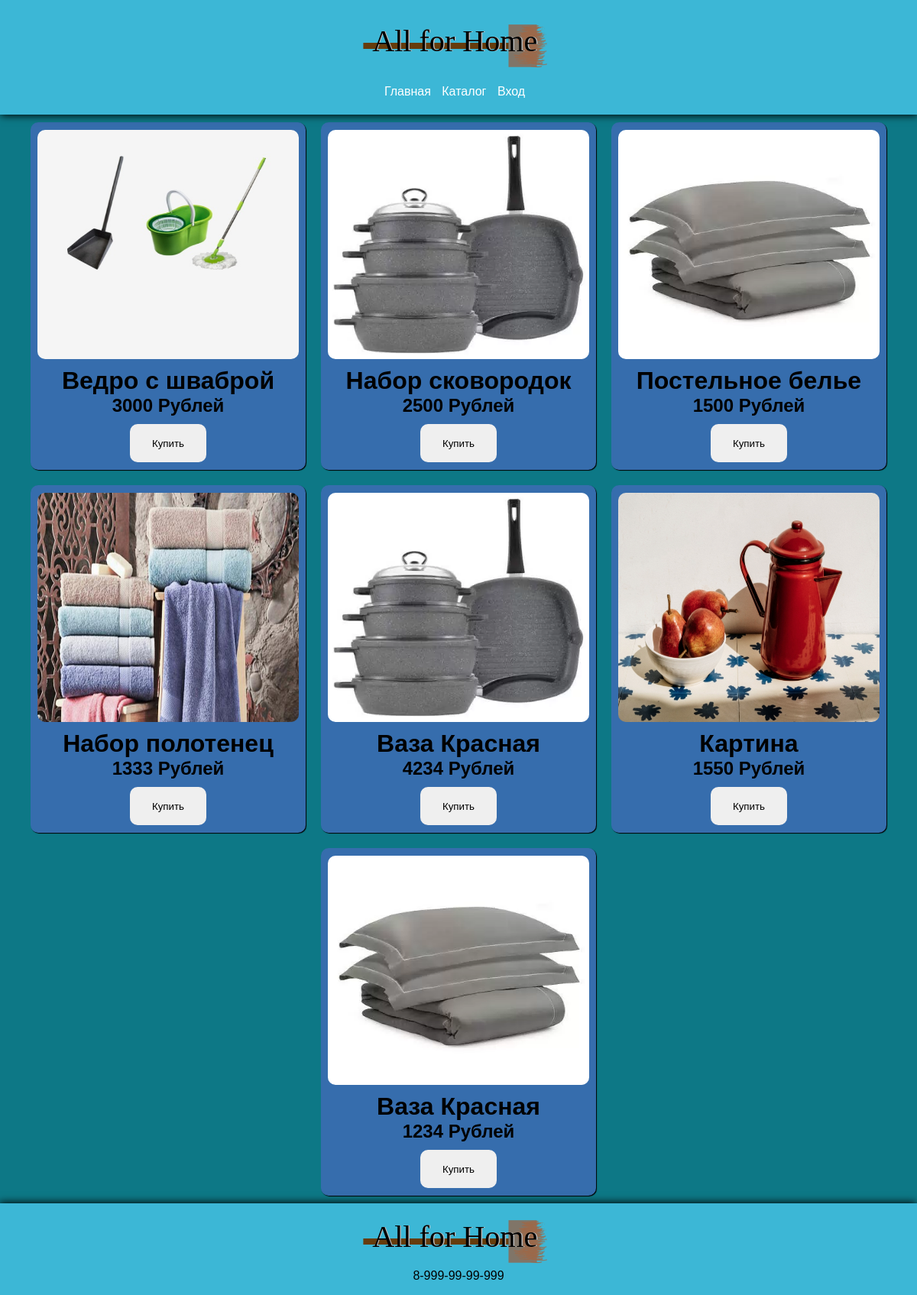
Page /practicOptim/catalog.php on the committed database.
### tables this page shows
CREATE TABLE `products` (
  `id` int(11) NOT NULL,
  `name` varchar(255) NOT NULL,
  `price` int(11) NOT NULL,
  `image` text NOT NULL,
  `article` int(11) NOT NULL
);

### practicOptim/catalog.php (the view, shortened to what this page needs)
<!DOCTYPE html>
<html lang="en">
<head>
    <link rel="stylesheet" href="styles/style.css">
    <link rel="stylesheet" href="styles/catalog.css">
    <link rel="stylesheet" href="styles/citem.css">
</head>
<body>
<?php
        require('components/header.php');
        require('scripts/php/connect.php');
?>
<div class="main-content">
<div class="catalog-contain">
<?php
    $sql = "SELECT * from products";
    $result = $conn->query($sql);
    if ($result->num_rows > 0) {
        while ($row = $result->fetch_assoc()) {
            echo '<div class="item-contain">
            <div class="item-image">
                <img src="images/'.$row['image'].'" alt="img">
            </div>
            <div class="item-data">
                <div class="item-price">
                    <h1>'.$row['name'].'</h1>
                </div>
                <div class="item-name">
                    <h2>'.$row['price'].' Рублей</h2>
                </div>
            </div>
            ';
            if (isset($_SESSION["userData"])) {
                echo '
                <form action="profile.php" method="post" >
                <input type="submit" value="Купить" class="item-btn">
                </form>';
            } else {
                echo '
                <form action="" method="post" >
                <input type="submit" value="Купить" class="item-btn">
                </form>';
            }
            echo '
        </div>';
        }};
    ?>
</div>
</div>
<?php
        require('components/footer.php')
?>
</body>
</html>

### practicOptim/styles/style.css (style rules this page uses)
* { margin: 0; padding: 0; }
html, body { height: auto; }
.main-content { padding-top: 150px; height: 100%; width: 100%; background-color: #0d7886; margin: 0 auto; display: flex; align-items: center; flex-wrap: wrap; justify-content: center; align-content: flex-start; }
* { margin: 0; padding: 0; font-family: Verdana, Geneva, Tahoma, sans-serif; }

### practicOptim/styles/catalog.css (style rules this page uses)
.catalog-contain { display: flex; flex-wrap: wrap; justify-content: center; }

### practicOptim/styles/citem.css (style rules this page uses)
.item-contain { display: flex; flex-direction: column; justify-content: center; align-items: center; margin: 10px; width: 30%; background-color: #366dad; box-shadow: 1px 1px 1px black; border-radius: 10px; text-align: center; }
.item-image { height: 300px; width: 100%; margin: 10px; }
.item-image img { text-align: left; width: 95%; height: 100%; border-radius: 10px; }
.item-btn { height: 50px; width: 100px; border: none; margin: 10px; transition: all 0.6s ease; border-radius: 10px; }

### practicOptim/styles/header.css (style rules this page uses)
* { margin: 0; padding: 0; }

### practicOptim/styles/footer.css (style rules this page uses)
* { margin: 0; padding: 0; }

### rows in the picture
products: image (picture), name "Ведро с шваброй", price "3000"
products: image (picture), name "Набор сковородок", price "2500"
products: image (picture), name "Постельное белье", price "1500"
products: image (picture), name "Набор полотенец", price "1333"
products: image (picture), name "Ваза Красная", price "4234"
products: image (picture), name "Картина", price "1550"
products: image (picture), name "Ваза Красная", price "1234"
